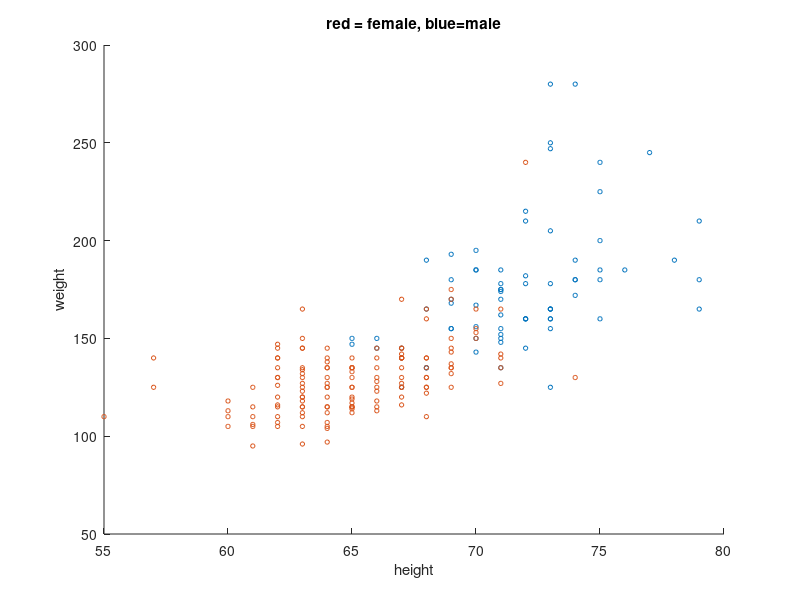

MATLAB code for this plot: (Note: this script raises an error after producing the figure.)
% biometric_plot

% data from http://www.stat.psu.edu/~resources/bydata.htm
% Simplified using biometric_data_cleanup.m

rawdata = dlmread('biometric_data_simple.txt');
data.C = rawdata(:,1); % 1=male, 2=female
data.X = [rawdata(:,2) rawdata(:,3)]; % height, weight
data.featureNames = {'height ', 'weight'};
data.classNames = {'male', 'female'}; % 1,2 
Nclasses = 2;
Ndims = 2;
maleClass = find(strcmp(data.classNames, 'male'));
femaleClass = find(strcmp(data.classNames, 'female'));


colors = 'br';
figure(1); clf
maleNdx = find(data.C == maleClass);
femaleNdx = find(data.C == femaleClass);
scatter(data.X(maleNdx,1), data.X(maleNdx,2), 10, 'bx');
hold on
scatter(data.X(femaleNdx,1), data.X(femaleNdx,2), 10, 'ro');
xlabel('height')
ylabel('weight')
title('red = female, blue=male')
%print(gcf, '-djpeg', 'figures/biometric_scatterplot.jpg')
%print(gcf, '-depsc', 'figures/biometric_scatterplot.eps')

% Fit 2D Gaussians
mu = zeros(2,2);
Sigma = zeros(2,2,2);
classNdx = {maleNdx, femaleNdx};
for c=1:2
  mu(:,c)  = mean(data.X(classNdx{c},:))';
  Sigma(:,:,c)  = cov(data.X(classNdx{c},:),1);
  hold on
  plot2dgauss(mu(:,c), Sigma(:,:,c), colors(c));
end
